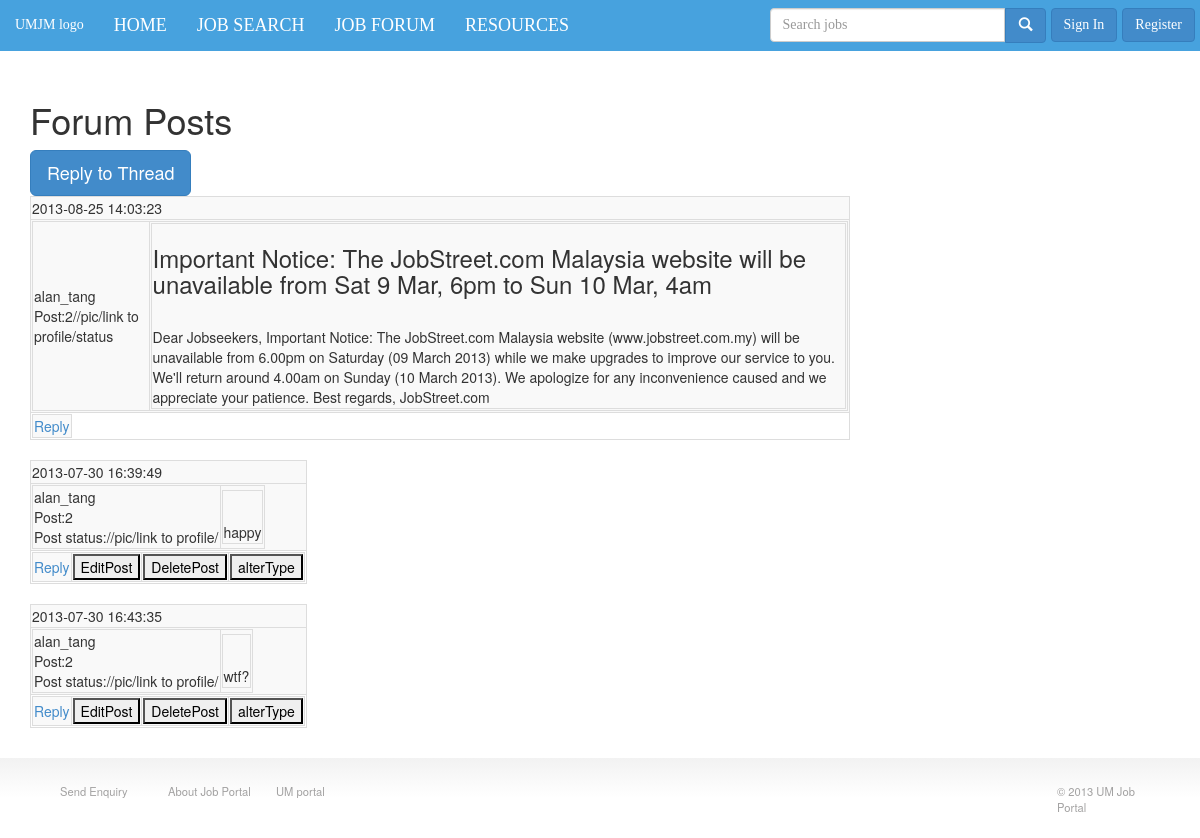
/forum_threads.php?id=4, run on the app's committed database.
### tables this page shows
CREATE TABLE IF NOT EXISTS `f1` (
  `id` int(20) NOT NULL AUTO_INCREMENT,
  `title` varchar(200) NOT NULL,
  `type` varchar(200) NOT NULL,
  `uid` varchar(200) NOT NULL,
  `aid` int(20) NOT NULL,
  `content` varchar(1000) NOT NULL,
  `datetime` timestamp NOT NULL DEFAULT CURRENT_TIMESTAMP ON UPDATE CURRENT_TIMESTAMP,
  `status` varchar(200) NOT NULL,
  `views` varchar(200) NOT NULL,
  `f0id` int(20) NOT NULL,
  `postnum` int(20) NOT NULL,
  PRIMARY KEY (`id`)
);

CREATE TABLE IF NOT EXISTS `f2` (
  `id` int(20) NOT NULL AUTO_INCREMENT,
  `f1id` int(20) NOT NULL,
  `uid` int(20) NOT NULL,
  `content` varchar(1000) NOT NULL,
  `datetime` timestamp NOT NULL DEFAULT CURRENT_TIMESTAMP ON UPDATE CURRENT_TIMESTAMP,
  `status` varchar(200) NOT NULL,
  PRIMARY KEY (`id`)
);

### forum_threads.php (called while the page is built, shortened)
<?php
include 'modals/forumDAO.php';
$type='admin';
if(isset($_GET['id']))
{
	$f1id=$_GET['id'];
}
$f = new forumDAO();
$thread= $f-> getThread($f1id);
	$datetime=$thread['datetime'];
	$numpost=$f->numPost($f1id);
	$username=$f->getUsers($f1id);
	$threadtopic=$thread['title'];
	$threadcontent=$thread['content'];
if ($type=='admin')
{
	$posts = $f-> getPosts($f1id);
}
else
{
	$posts = $f-> getPosts2($f1id);
}
foreach($posts as $post)
{
	$f2id=$post['id'];
	$pdatetime[$f2id]=$post['datetime'];
	$postcontent[$f2id]=$post['content'];
	$puid[$f2id]=$post['uid'];
	$uid=$puid[$f2id];
	$pusername[$uid]=$f->pgetUsers($uid);
	$pnumpost[$uid]=$f->pnumPosts($uid);
}
include 'views/forum_threads.V.php';
?>

### modals/modal.inc.php (called while the page is built, shortened)
<?php
class modal{
	public $con;
	public function __construct()
	{
		$this->con = new mysqli("localhost", "root", "", "job_matcher");
	}
	public function get_first_row($selectquery)
	{
		$row = array();
		if($result = $this->con->query($selectquery))
		{
			$row = $result->fetch_assoc();
		}
		return $row;
	}
	public function get_all_rows($selectquery)
	{
		$rows = array();
		if($result = $this->con->query($selectquery))
		{
			while ($row = $result->fetch_assoc())
				$rows[] = $row;
		}
		return $rows;
	}
}
?>

### modals/forumDAO.php (called while the page is built, shortened)
<?php
include_once 'modal.inc.php';
class forumDAO extends modal{
	function getPosts($f1id)
	{
		$qry="SELECT * FROM f2 WHERE f1id='$f1id'";
		return $this->get_all_rows($qry);
	}
	function getUsers($f1id)
	{
		$qry="SELECT username FROM account WHERE id=(SELECT uid FROM f1 WHERE id=$f1id)";
		$users=$this->get_all_rows($qry);
		foreach($users as $user)
		{
			$usernames=$user['username'];
		}
		return $usernames;
	}
	function numPost($f1id)
	{
		$qry= "SELECT COUNT(*) as num FROM f2 WHERE f1id=$f1id";
		$num=$this->con->query($qry)->fetch_assoc()['num'];
		return $num;
	}
	function getThread($f1id)
	{
		$qry="SELECT * FROM f1 WHERE id='$f1id'";
		$thread=$this->get_first_row($qry);
		return $thread;
	}
	function pnumPosts($uid)
	{
		$qry= "SELECT COUNT(*) as num FROM f2 WHERE uid=$uid";
		$num=$this->con->query($qry)->fetch_assoc()['num'];
		return $num;
	}
	function pgetUsers($uid)
	{
		$qry="SELECT username FROM account WHERE id=$uid";
		$usernames=$this->get_all_rows($qry);
		$username='';
		foreach($usernames as $user)
		{
			$username=$user['username'];
		}
		return $username;
	}
}
?>

### views/forum_threads.V.php (the view, shortened to what this page needs)
    <h1>Forum Posts</h1>
	<a data-toggle="modal" href="#addpost" class="btn btn-primary btn-lg">Reply to Thread</a>
    <table class="table-striped table-bordered table-hover tablesorter">
		<tr>
			<td><?php echo $datetime;?></td>
		<tr>
		<tr>
			<td>
				<table class="table-striped table-bordered table-hover tablesorter">
					<tr>
						<td><?php echo $username."<br>".'Post:'. $numpost;?>//pic/link to profile/status</td>
						<td>
							<table class="table-striped table-bordered table-hover tablesorter">
								<tr>
									<td><h3><?php echo $threadtopic ?></h3><br> <?php echo $threadcontent ?></td>
								</tr>
							</table>
						</td>
					</tr>
				</table>
			</td>
			<br>
		</tr>
		<tr>
			<td>
				<table class="table-striped table-bordered table-hover tablesorter">
					<tr>
						<td><a data-toggle="modal" href="#addpost" class="">Reply</a></td>
					</tr>
				</table>
			</td>
	</table>
	<?php foreach ($posts as $post):$f2id=$post['id']; ?>
	<table class="table-striped table-bordered table-hover tablesorter">
		<tr>
			<td><?php echo $pdatetime[$f2id]?></td>
		<tr>
		<tr>
			<td>
				<table class="table-striped table-bordered table-hover tablesorter">
					<tr>
						<td><?php echo $pusername[$uid] ."<br>".'Post:'. $pnumpost[$uid]."<br>".'Post status:'.$pstatus[$f2id];?>//pic/link to profile/</td>
						<td>
							<table class="table-striped table-bordered table-hover tablesorter">
								<tr>
									<td><h4><?php echo $posttopic[$f2id] ?></h4><br><?php echo $postcontent[$f2id] ?></td>
								</tr>
							</table>
						</td>
					</tr>
				</table>
			</td>
			<br>
		</tr>
		<tr>
			<td>
				<table class="table-striped table-bordered table-hover tablesorter">
						<tr>
							<td><a data-toggle="modal" href="#addpost" class="">Reply</a></td>
							<td><form action="forumManager.php" method="post"><?php echo"<input type='hidden' value=$f2id name='f2id'/>";?><input type="submit"  value="EditPost" name="action" /></form></td>
							<td><form action="forumManager.php" method="post"><?php echo"<input type='hidden' value=$f2id name='f2id'/>";?><input type="submit"  value="DeletePost" name="action" /></form></td>
							<td><form action="forumManager.php" method="post"><?php echo"<input type='hidden' value=$f2id name='f2id'/>";?><input type="submit"  value="alterType" name="action" /></form></td>
						</tr>
				</table>
			</td>
	</table>
	<?php endforeach; ?>
<?php include 'template/layout.php' ?>

### css/structure.css (style rules this page uses)
body { background:#ffffff; }
.btn { transition:all 300ms; }

### data on the page
f1: datetime "2013-08-25 14:03:23", title "Important Notice: The JobStreet.com Malaysia website will be unavailable from Sat 9 Mar, 6pm to Sun 10 Mar, 4am", content "Dear Jobseekers, Important Notice: The JobStreet.com Malaysia website (www.jobstreet.com.my) will be unavailable from 6.00pm on Saturday (09 March 2013) while we make upgrades to improve our service to you. We'll return around 4.00am on Sunday (10 March 2013). We apologize for any inconvenience caused and we appreciate your patience. Best regards, JobStreet.com"
f2: id "2013-07-30 16:39:49", id "happy"
f2: id "alan_tang", id "2", id "2013-07-30 16:43:35", id "wtf?"

### other printed values
$username "alan_tang"
$numpost "2"
